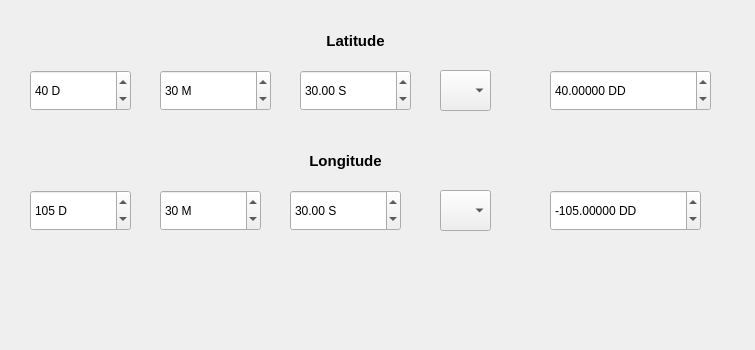
<?xml version="1.0" encoding="UTF-8"?>
<ui version="4.0">
 <class>LatlongcalcDialogBase</class>
 <widget class="QDialog" name="LatlongcalcDialogBase">
  <property name="geometry">
   <rect>
    <x>0</x>
    <y>0</y>
    <width>755</width>
    <height>350</height>
   </rect>
  </property>
  <property name="windowTitle">
   <string>Latitude / Longitude Calculator</string>
  </property>
  <widget class="QLabel" name="latLable">
   <property name="geometry">
    <rect>
     <x>300</x>
     <y>20</y>
     <width>111</width>
     <height>41</height>
    </rect>
   </property>
   <property name="font">
    <font>
     <pointsize>11</pointsize>
     <weight>75</weight>
     <bold>true</bold>
     <underline>false</underline>
    </font>
   </property>
   <property name="layoutDirection">
    <enum>Qt::LeftToRight</enum>
   </property>
   <property name="autoFillBackground">
    <bool>false</bool>
   </property>
   <property name="text">
    <string>Latitude</string>
   </property>
   <property name="scaledContents">
    <bool>false</bool>
   </property>
   <property name="alignment">
    <set>Qt::AlignCenter</set>
   </property>
  </widget>
  <widget class="QSpinBox" name="spinBoxLatD">
   <property name="geometry">
    <rect>
     <x>30</x>
     <y>70</y>
     <width>101</width>
     <height>41</height>
    </rect>
   </property>
   <property name="suffix">
    <string> D</string>
   </property>
   <property name="maximum">
    <number>90</number>
   </property>
   <property name="value">
    <number>40</number>
   </property>
  </widget>
  <widget class="QSpinBox" name="spinBoxLatM">
   <property name="geometry">
    <rect>
     <x>160</x>
     <y>70</y>
     <width>111</width>
     <height>41</height>
    </rect>
   </property>
   <property name="suffix">
    <string> M</string>
   </property>
   <property name="maximum">
    <number>59</number>
   </property>
   <property name="value">
    <number>30</number>
   </property>
  </widget>
  <widget class="QDoubleSpinBox" name="spinBoxLatS">
   <property name="geometry">
    <rect>
     <x>300</x>
     <y>70</y>
     <width>111</width>
     <height>41</height>
    </rect>
   </property>
   <property name="prefix">
    <string/>
   </property>
   <property name="suffix">
    <string> S</string>
   </property>
   <property name="maximum">
    <double>59.990000000000002</double>
   </property>
   <property name="value">
    <double>30.000000000000000</double>
   </property>
  </widget>
  <widget class="QComboBox" name="latDir">
   <property name="geometry">
    <rect>
     <x>440</x>
     <y>70</y>
     <width>51</width>
     <height>41</height>
    </rect>
   </property>
   <property name="font">
    <font>
     <pointsize>10</pointsize>
     <weight>75</weight>
     <bold>true</bold>
    </font>
   </property>
   <property name="autoFillBackground">
    <bool>false</bool>
   </property>
   <property name="iconSize">
    <size>
     <width>18</width>
     <height>18</height>
    </size>
   </property>
   <property name="placeholderText">
    <string>N</string>
   </property>
   <item>
    <property name="text">
     <string>N</string>
    </property>
   </item>
   <item>
    <property name="text">
     <string>S</string>
    </property>
   </item>
  </widget>
  <widget class="QDoubleSpinBox" name="spinBoxLatDD">
   <property name="geometry">
    <rect>
     <x>550</x>
     <y>70</y>
     <width>161</width>
     <height>41</height>
    </rect>
   </property>
   <property name="sizePolicy">
    <sizepolicy hsizetype="Maximum" vsizetype="Fixed">
     <horstretch>0</horstretch>
     <verstretch>0</verstretch>
    </sizepolicy>
   </property>
   <property name="suffix">
    <string> DD</string>
   </property>
   <property name="decimals">
    <number>5</number>
   </property>
   <property name="minimum">
    <double>-90.000000000000000</double>
   </property>
   <property name="maximum">
    <double>90.000000000000000</double>
   </property>
   <property name="singleStep">
    <double>0.010000000000000</double>
   </property>
   <property name="value">
    <double>40.000000000000000</double>
   </property>
  </widget>
  <widget class="QSpinBox" name="spinBoxLonM">
   <property name="geometry">
    <rect>
     <x>160</x>
     <y>190</y>
     <width>101</width>
     <height>41</height>
    </rect>
   </property>
   <property name="suffix">
    <string> M</string>
   </property>
   <property name="maximum">
    <number>59</number>
   </property>
   <property name="value">
    <number>30</number>
   </property>
  </widget>
  <widget class="QSpinBox" name="spinBoxLonD">
   <property name="geometry">
    <rect>
     <x>30</x>
     <y>190</y>
     <width>101</width>
     <height>41</height>
    </rect>
   </property>
   <property name="suffix">
    <string> D</string>
   </property>
   <property name="maximum">
    <number>180</number>
   </property>
   <property name="value">
    <number>105</number>
   </property>
  </widget>
  <widget class="QDoubleSpinBox" name="spinBoxLonS">
   <property name="geometry">
    <rect>
     <x>290</x>
     <y>190</y>
     <width>111</width>
     <height>41</height>
    </rect>
   </property>
   <property name="prefix">
    <string/>
   </property>
   <property name="suffix">
    <string> S</string>
   </property>
   <property name="maximum">
    <double>59.990000000000002</double>
   </property>
   <property name="value">
    <double>30.000000000000000</double>
   </property>
  </widget>
  <widget class="QComboBox" name="lonDir">
   <property name="geometry">
    <rect>
     <x>440</x>
     <y>190</y>
     <width>51</width>
     <height>41</height>
    </rect>
   </property>
   <property name="font">
    <font>
     <pointsize>10</pointsize>
     <weight>75</weight>
     <bold>true</bold>
    </font>
   </property>
   <property name="iconSize">
    <size>
     <width>18</width>
     <height>18</height>
    </size>
   </property>
   <property name="placeholderText">
    <string>E</string>
   </property>
   <property name="frame">
    <bool>true</bool>
   </property>
   <item>
    <property name="text">
     <string>E</string>
    </property>
   </item>
   <item>
    <property name="text">
     <string>W</string>
    </property>
   </item>
  </widget>
  <widget class="QDoubleSpinBox" name="spinBoxLonDD">
   <property name="geometry">
    <rect>
     <x>550</x>
     <y>190</y>
     <width>151</width>
     <height>41</height>
    </rect>
   </property>
   <property name="sizePolicy">
    <sizepolicy hsizetype="Maximum" vsizetype="Fixed">
     <horstretch>1</horstretch>
     <verstretch>0</verstretch>
    </sizepolicy>
   </property>
   <property name="suffix">
    <string> DD</string>
   </property>
   <property name="decimals">
    <number>5</number>
   </property>
   <property name="minimum">
    <double>-180.000000000000000</double>
   </property>
   <property name="maximum">
    <double>180.000000000000000</double>
   </property>
   <property name="singleStep">
    <double>0.010000000000000</double>
   </property>
   <property name="value">
    <double>-105.000000000000000</double>
   </property>
  </widget>
  <widget class="QLabel" name="lonLabel">
   <property name="geometry">
    <rect>
     <x>290</x>
     <y>150</y>
     <width>111</width>
     <height>21</height>
    </rect>
   </property>
   <property name="font">
    <font>
     <pointsize>11</pointsize>
     <weight>75</weight>
     <bold>true</bold>
    </font>
   </property>
   <property name="autoFillBackground">
    <bool>false</bool>
   </property>
   <property name="text">
    <string>Longitude</string>
   </property>
   <property name="alignment">
    <set>Qt::AlignCenter</set>
   </property>
  </widget>
 </widget>
 <resources/>
 <connections/>
</ui>
